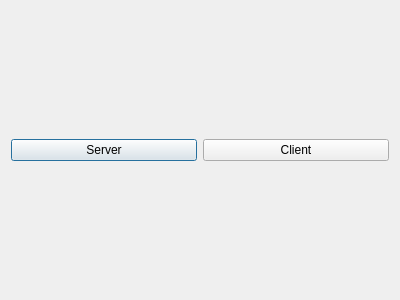
<?xml version="1.0" encoding="UTF-8"?>
<ui version="4.0">
 <class>welcome_page</class>
 <widget class="QDialog" name="welcome_page">
  <property name="geometry">
   <rect>
    <x>0</x>
    <y>0</y>
    <width>400</width>
    <height>300</height>
   </rect>
  </property>
  <property name="windowTitle">
   <string>Dialog</string>
  </property>
  <layout class="QHBoxLayout" name="horizontalLayout_2">
   <item>
    <layout class="QHBoxLayout" name="horizontalLayout">
     <item>
      <widget class="QPushButton" name="pushButton">
       <property name="text">
        <string>Server</string>
       </property>
      </widget>
     </item>
     <item>
      <widget class="QPushButton" name="pushButton_2">
       <property name="text">
        <string>Client</string>
       </property>
      </widget>
     </item>
    </layout>
   </item>
  </layout>
 </widget>
 <resources/>
 <connections/>
</ui>
